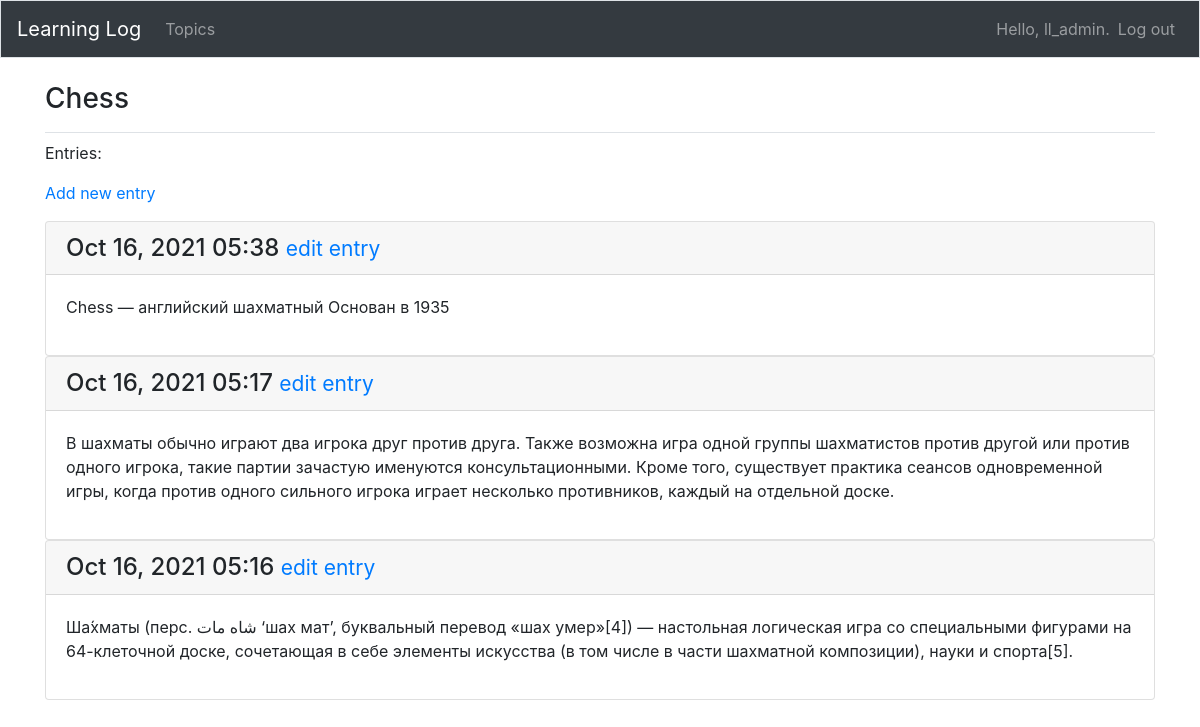
The page /topics/1/ (signed in) on the database its author committed.
### learning_logs/models.py (models this page shows, shortened)
class Topic(models.Model):
    text = models.CharField(max_length=200)
    date_added = models.DateTimeField(auto_now_add=True)
    owner = models.ForeignKey(User, on_delete=models.CASCADE)
    def __str__(self):
        return  self.text

class Entry(models.Model):
    topic = models.ForeignKey(Topic, on_delete=models.CASCADE)
    text = models.TextField()
    date_added = models.DateTimeField(auto_now_add=True)
    class Meta():
        verbose_name_plural = 'entries'

### learning_logs/views.py (the view)
# urls.py: path('topics/<int:topic_id>/', views.topic, name='topic'),
@login_required
def topic(request, topic_id):
    topic = get_object_or_404(Topic, id=topic_id)
    check_topic_owner(request, topic)
    entries = topic.entry_set.order_by('-date_added')
    context = {'topic': topic, 'entries': entries}
    return render(request, 'learning_logs/topic.html', context)

### learning_logs/views.py (called while the page is built)
def check_topic_owner(request, topic):
    if topic.owner != request.user:
        raise Http404

### learning_logs/templates/learning_logs/topic.html
{% extends 'learning_logs/base.html' %}
{% block page_header %}
    <h3>{{ topic }}</h3>
{% endblock page_header %}
{% block content %}
 <p>Entries:</p>
 <p>
     <a href="{% url 'learning_logs:new_entry' topic.id %}">Add new entry</a>
 </p>
 {% for entry in entries %}
     <div class="card mb3">
         <h4 class="card-header">
             {{ entry.date_added|date:'M d, Y H:i'}}
             <small><a href="{% url 'learning_logs:edit_entry' entry.id%}">edit entry</a></small>
         </h4>
         <div class="card-body">
             {{ entry.text|linebreaks }}
         </div>
     </div>
 {% empty %}
     <p>There are no entries for this topic yet.</p>
 {% endfor %}
{% endblock content %}

### learning_logs/templates/learning_logs/base.html (shortened to what this page needs)
{% load bootstrap4 %}
<!doctype html>
<html lang="en">
<head>
    {% bootstrap_css %}
</head>
<body>
    <nav class="navbar navbar-expand-md navbar-dark bg-dark mb-4 border">
        <a class="navbar-brand" href="{% url 'learning_logs:index'%}">
            Learning Log</a>
        <div class="collapse navbar-collapse" id="navbarCollapse">
            <ul class="navbar-nav mr-auto">
                <li class="nav-item">
                    <a class="nav-link" href="{% url 'learning_logs:topics' %}">Topics</a>
                </li>
            </ul>
            <ul class="navbar-nav ml-auto">
                {% if user.is_authenticated %}
                  <li class="nav_item">
                      <span class="navbar-text"> Hello, {{ user.username }}. </span>
                  </li>
                  <li class="nav-item">
                     <a class="nav-link" href="{% url 'users:logout' %}">Log out</a>
                  </li>
                {% else %}
                  <li class="nav-item">
                      <a class="nav-link" href="{% url 'users:register' %}">Register</a>
                  </li>
                  <li class="nav-item">
                      <a class="nav-link" href="{% url 'users:login' %}">Log in</a></li>
                {% endif %}
            </ul>
        </div>
    </nav>
    <main role="main" class="container">
        <div class="pb-2 mb-2 border-bottom">
            {% block page_header %}{% endblock page_header %}
        </div>
        <div>
            {% block content %}{% endblock content %}
        </div>
    </main>
</body>
</html>

### rows shown on the page
Topic: text "Chess"
Entry: date_added "Oct 16, 2021 05:38", text "Chess — английский шахматный Основан в 1935"
Entry: date_added "Oct 16, 2021 05:17", text "В шахматы обычно играют два игрока друг против друга. Также возможна игра одной группы шахматистов против другой или против одного игрока, такие партии зачастую именуются консультационными. Кроме того, существует практика сеансов одновременной игры, когда против одного сильного игрока играет несколько противников, каждый на отдельной доске."
Entry: date_added "Oct 16, 2021 05:16", text "Ша́хматы (перс. شاه مات ‘шах мат’, буквальный перевод «шах умер»[4]) — настольная логическая игра со специальными фигурами на 64-клеточной доске, сочетающая в себе элементы искусства (в том числе в части шахматной композиции), науки и спорта[5]."

### other values the page prints
{{ user.username }} "ll_admin"
